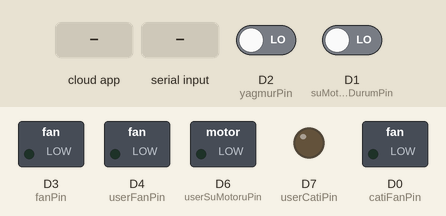
This sketch was run on a simulated ESP8266 (NodeMCU). Shown: switched loads named in the sketch (green lamp = pin HIGH), output pins drawn as LEDs (lit = HIGH). The inputs (shaded band) are chosen by the test bench; at power-on: D2 (yagmurPin) LOW, D1 (suMotoruDurumPin) LOW. WiFi joins after 1.5 s; servers stay silent unless stated; the Firebase database answers and starts empty; what the sketch prints to the serial monitor is not drawn.

Above: at 2.7 s.
2.8 s: the phone or cloud app sets uFan to 1
At 5.9 s:
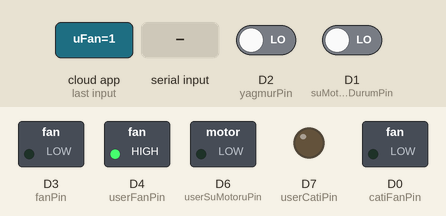
6.5 s: the phone or cloud app sets uCati to 1
At 9.1 s:
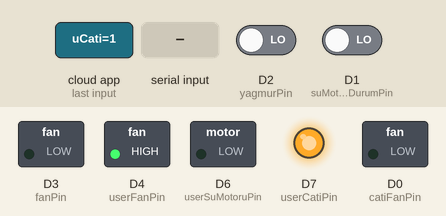
9.4 s: the phone or cloud app sets uSuMotoru to 1
At 11.6 s:
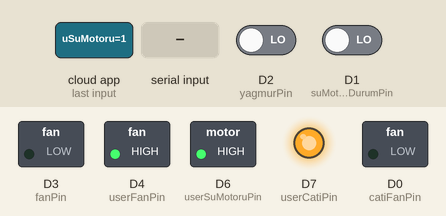
12.3 s: D2 (yagmurPin) driven HIGH
At 13.8 s:
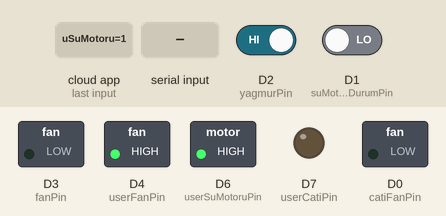
14.5 s: "s90\n" received over Serial
At 18.5 s:
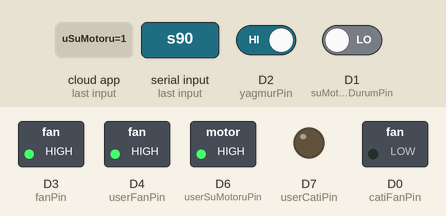
18.9 s: the phone or cloud app sets uSuMotoru to 0
At 22.4 s:
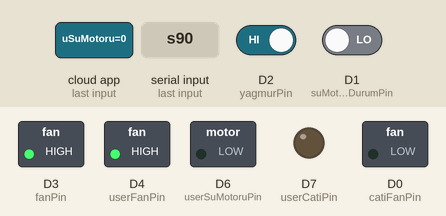
Timing chart, 0 to 23.9 s (numbered marks = the images above; inputs shaded):
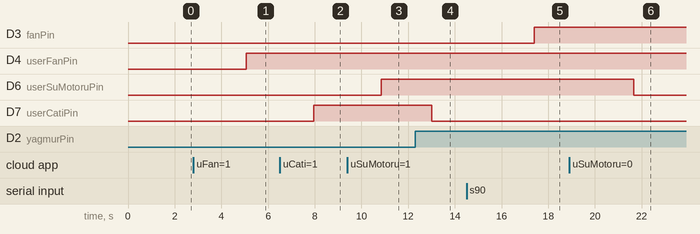

Measured:
- after the input at 2.8 s, D4 (userFanPin): LOW → HIGH after 2.3 s
- after the input at 6.5 s, D7 (userCatiPin): LOW → HIGH after 1.5 s
- after the input at 9.4 s, D6 (userSuMotoruPin): LOW → HIGH after 1.5 s
- after the input at 12.3 s, D7 (userCatiPin): HIGH → LOW after 0.71 s
- after the input at 14.5 s, D3 (fanPin): LOW → HIGH after 2.9 s
- after the input at 18.9 s, D6 (userSuMotoruPin): HIGH → LOW after 2.8 s

The sketch:

softwareserial.ino
```cpp
//FirebaseESP8266.h must be included before ESP8266WiFi.h
#include "FirebaseESP8266.h"
#include <ESP8266WiFi.h>

#define FIREBASE_HOST "akillisera-66d6a.firebaseio.com"
#define FIREBASE_AUTH "s0w7b9Tko4axLWbAA2lnfqhp8mKnwIEgeZvhRuK5"
#define WIFI_SSID "Firebase"
#define WIFI_PASSWORD "oief2019"


//Define FirebaseESP8266 data object
FirebaseData firebaseData;
#include <SoftwareSerial.h>

int yagmurPin = D2;
int fanPin=D3;
int catiFanPin = D0;
int suMotoruDurumPin=D1;
int userFanPin = D4;
int userCatiPin = D7;
int userSuMotoruPin = D6;


float anlikSicaklik;
float anlikNem;
float esikSicaklik;
float esikNem;

boolean uCati,uFan,uSuMotoru;
boolean userFanKontrol = false;


void setup() {
  // Open serial communications and wait for port to open:
  Serial.begin(9600);

  WiFi.begin(WIFI_SSID, WIFI_PASSWORD);
  Serial.print("Connecting to Wi-Fi");
  while (WiFi.status() != WL_CONNECTED)
  {
    Serial.print(".");
    delay(300);
  }
  Serial.println();
  Serial.print("Connected with IP: ");
  Serial.println(WiFi.localIP());
  Serial.println();

  Firebase.begin(FIREBASE_HOST, FIREBASE_AUTH);
  Firebase.reconnectWiFi(true);

  pinMode(catiFanPin,OUTPUT);
  pinMode(suMotoruDurumPin,INPUT);
  pinMode(yagmurPin,INPUT);
  pinMode(fanPin,OUTPUT);

  pinMode(userCatiPin,OUTPUT);
  pinMode(userFanPin,OUTPUT);
  pinMode(userSuMotoruPin,OUTPUT);


}

void loop() { // run over and over
kullaniciTarafliDegerlerAl();
delay(100);
kullaniciTarafliDegerlerKontrol();
delay(100);
yagmurDurumu();
delay(100);
suMotoruDurumu();
delay(100);
sicaklikNemAlveYolla();
delay(100);
esikSicaklikNemAlYolla();
delay(100);
sicakligaBagliFanAcKapa();
delay(100);

}


void kullaniciTarafliDegerlerAl()
{
  Firebase.getBool(firebaseData,"/uCati");
  uCati = firebaseData.boolData();
  delay(50);
   Firebase.getBool(firebaseData,"/uFan");
  uFan = firebaseData.boolData();
  delay(50);
   Firebase.getBool(firebaseData,"/uSuMotoru");
  uSuMotoru = firebaseData.boolData();
}

void kullaniciTarafliDegerlerKontrol()
{

  if(uCati) digitalWrite(userCatiPin,HIGH);
  else digitalWrite(userCatiPin,LOW);

  if(uFan && userFanKontrol) digitalWrite(userFanPin,HIGH);
  else if(userFanKontrol) digitalWrite(userFanPin,LOW);

  if(uSuMotoru) digitalWrite(userSuMotoruPin,HIGH);
  else digitalWrite(userSuMotoruPin,LOW);

}


void yagmurDurumu()
{

   if(digitalRead(yagmurPin) == HIGH)
  {
      Firebase.setBool(firebaseData,"/havaDurumu",false);//HAVA YAĞIŞLI
  }

  else if(digitalRead(yagmurPin) == LOW)
  {
      Firebase.setBool(firebaseData,"/havaDurumu",true);//HAVA AÇIK
  }
}


void suMotoruDurumu()
{
  if(digitalRead(suMotoruDurumPin) == HIGH)
  {
      if(uSuMotoru)
      Firebase.setBool(firebaseData,"/suMotoru",true);//Açık
      else
      Firebase.setBool(firebaseData,"/suMotoru",false);//kapalı
      delay(100);
      Firebase.setBool(firebaseData,"/toprakDurumu",false);//Kuru
  }

  else if(digitalRead(suMotoruDurumPin) == LOW)
  {
      Firebase.setBool(firebaseData,"/suMotoru",false);//Kapalı
      delay(100);
      Firebase.setBool(firebaseData,"/toprakDurumu",true);//Nemli
  }
}


void sicakligaBagliFanAcKapa()
{
    if(esikSicaklik < anlikSicaklik || esikNem < anlikNem)
{
  userFanKontrol = false;

  //
  if(digitalRead(D2) == HIGH)//Yagmur yagiyo
  {
     digitalWrite(D3,HIGH);//Sadece fan açıldı
     digitalWrite(D0,LOW);//Çatı ve fan açık durumu kapandı
      Firebase.setBool(firebaseData,"/fan",true);
      Firebase.setBool(firebaseData,"/cati",false);
      Firebase.setBool(firebaseData,"/uCati",false);
    }

 else
 {
  digitalWrite(D3,LOW);//Sadece fan çalışma durmu kapandı
  digitalWrite(D0,HIGH);//Çatı ve fan açık durumu açıldı
      Firebase.setBool(firebaseData,"/fan",true);
      digitalWrite(D4,HIGH);
      if(uCati)
      {
         Firebase.setBool(firebaseData,"/cati",true);
        }
        else Firebase.setBool(firebaseData,"/cati",false);

  }

}
else{//Sıcaklık ve nem değeri istenilen değerlere ulaştığı zaman
  userFanKontrol = true;
digitalWrite(D0,LOW);//Çatı ve fan açık durumu kapandı
digitalWrite(D3,LOW);
Serial.println(uFan);
if(uFan) {
  Firebase.setBool(firebaseData,"/fan",true);
  digitalWrite(D4,HIGH);
  }
else{
   Firebase.setBool(firebaseData,"/fan",false);
   digitalWrite(D4,LOW);
  }

if(uCati)Firebase.setBool(firebaseData,"/cati",true);
else Firebase.setBool(firebaseData,"/cati",false);

  if(digitalRead(D2) == HIGH)//Yagmur yagiyo
    {
     digitalWrite(D7,LOW);//UserFanPin LOWLANDI
     Firebase.setBool(firebaseData,"/cati",false);
     Firebase.setBool(firebaseData,"/uCati",false);
    }
  }
}


void sicaklikNemAlveYolla()
{
  if(Serial.available() > 0)
{
    if(Serial.peek() == 's'){
      Serial.read();

       String s = Serial.readString();
       String sicaklikk = s.substring(0,s.indexOf("-"));
       String nemm = s.substring(s.indexOf("-")+1);
       anlikSicaklik = sicaklikk.toInt();
       anlikNem = nemm.toInt();
      Firebase.setFloat(firebaseData,"/anlikSicaklik",anlikSicaklik);
      delay(200);
     Firebase.setFloat(firebaseData,"/anlikNem",anlikNem);
    }
}
 }


 void esikSicaklikNemAlYolla()
{
if(Firebase.getFloat(firebaseData,"/esikSicaklik"))
{
    esikSicaklik = firebaseData.floatData();

}
delay(500);
if(Firebase.getFloat(firebaseData,"/esikNem"))
{
    esikNem = firebaseData.floatData();

}

}
```
